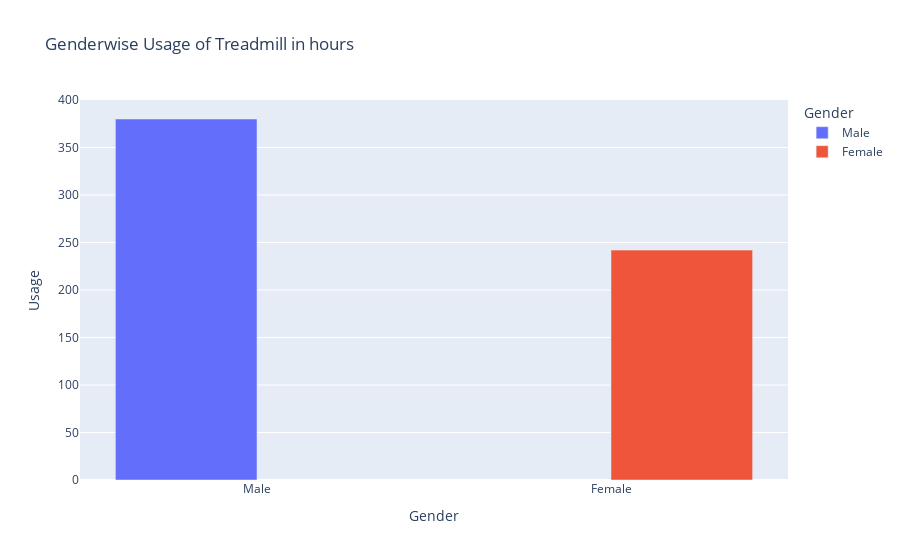

Notebook cell for this chart:
### Markdown cell above
## Male vs Female usage of Treadmill

### Code cell
#Category wise Usage 
data_dict1 = {'Usage':[df[df['Gender']=='Male']['Usage'].sum(), df[df['Gender']=='Female']['Usage'].sum()], 'Gender': ['Male','Female']}
df_b = pd.DataFrame(data=data_dict1, columns=['Gender','Usage'])
px.bar(data_frame=df_b, x="Gender", y="Usage", color="Gender", barmode="group",title="Genderwise Usage of Treadmill in hours")

### Figure 1 — Plotly figure (JSON) as saved in the notebook; plotly's stock layout.template omitted (floating-point values rounded to 4 significant figures)
{"data": [{"alignmentgroup": "True", "hovertemplate": "Gender=%{x}<br>Usage=%{y}<extra></extra>", "legendgroup": "Male", "marker": {"color": "#636efa", "pattern": {"shape": ""}}, "name": "Male", "offsetgroup": "Male", "orientation": "v", "showlegend": true, "textposition": "auto", "type": "bar", "x": ["Male"], "xaxis": "x", "y": [380], "yaxis": "y"}, {"alignmentgroup": "True", "hovertemplate": "Gender=%{x}<br>Usage=%{y}<extra></extra>", "legendgroup": "Female", "marker": {"color": "#EF553B", "pattern": {"shape": ""}}, "name": "Female", "offsetgroup": "Female", "orientation": "v", "showlegend": true, "textposition": "auto", "type": "bar", "x": ["Female"], "xaxis": "x", "y": [242], "yaxis": "y"}], "layout": {"barmode": "group", "legend": {"title": {"text": "Gender"}, "tracegroupgap": 0}, "title": {"text": "Genderwise Usage of Treadmill in hours"}, "xaxis": {"anchor": "y", "categoryarray": ["Male", "Female"], "categoryorder": "array", "domain": [0, 1], "title": {"text": "Gender"}}, "yaxis": {"anchor": "x", "domain": [0, 1], "title": {"text": "Usage"}}}}
